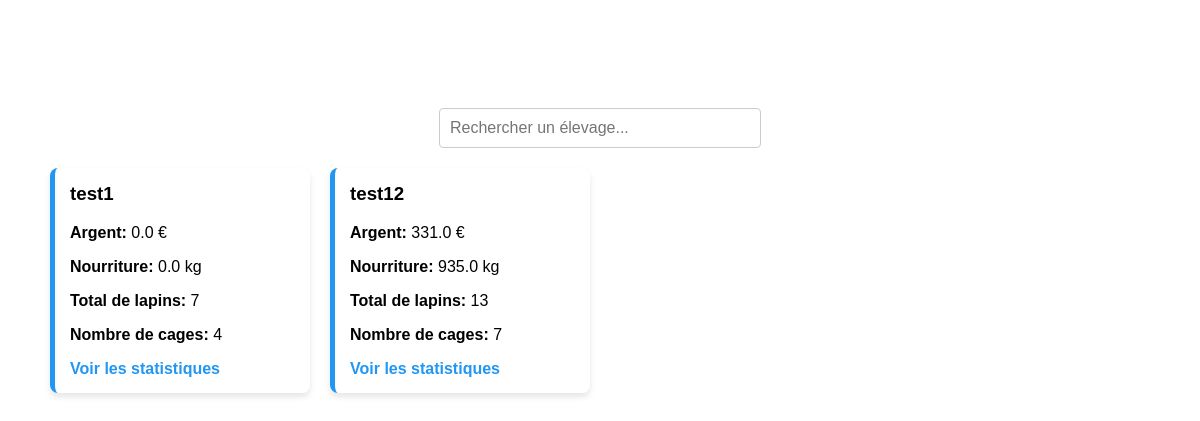
The page /jeu/rearings/ on the database as committed earlier.
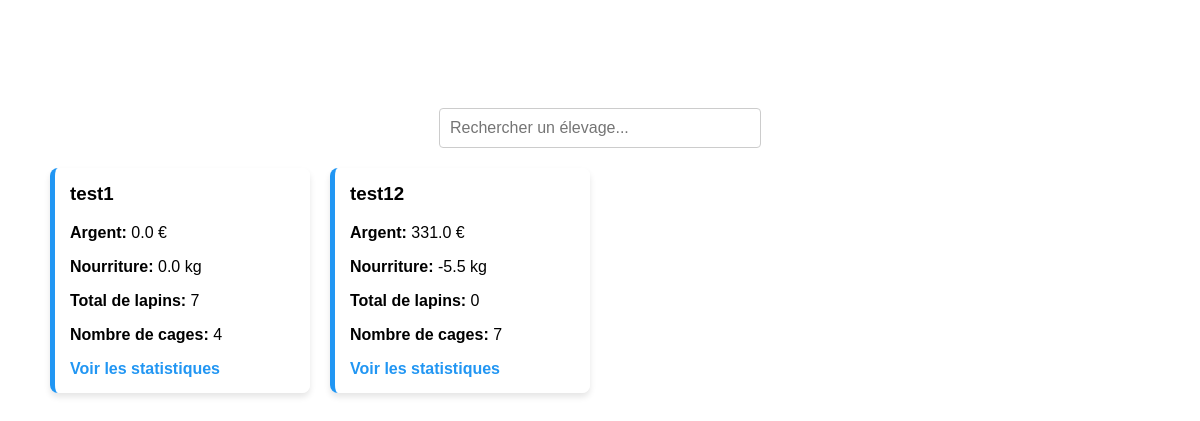
The same page on the database as committed later.
### jeu/models.py (models this page shows)
class Rearing(models.Model):
    rearing_name = models.CharField(max_length=20, unique=True)     # Attribut unique pour recuperer les elevages selon leur nom
    game = models.ForeignKey(Game, on_delete=models.CASCADE)        # Sers à compter le nombre de tour ( Rajouter des attributs de jeu si multijoueur)
    current_money = models.FloatField(default=0)
    current_food = models.FloatField(default=0)
    @property
    def total_rabbits(self):
        return Rabbit.objects.filter(cage__rearing=self).count()
    @property
    def total_cages(self):
        return self.cages.count()

### jeu/views.py (the view)
# urls.py: path('rearings/', views.all_rearings, name='all_rearings'),
def all_rearings(request):
    rearings = Rearing.objects.all()
    search_term = request.GET.get('search', '')
    if search_term:
        rearings = rearings.filter(rearing_name__icontains=search_term)
    return render(request, 'jeu/all_rearings.html', {
        'rearings': rearings,
        'search_term': search_term
    })

### jeu/templates/jeu/all_rearings.html (shortened to what this page needs)
<!DOCTYPE html>
{% load static %}
<html lang="fr">
<head>
    <link rel="stylesheet" href="{% static 'css/global.css' %}">
</head>
<body>
    <h1>Tous les élevages</h1>
    <div class="search-bar">
        <form method="get" action="{% url 'jeu:all_rearings' %}">
            <input type="text" name="search" value="{{ search_term }}" placeholder="Rechercher un élevage..." />
        </form>
    </div>
    <div class="rearing-list">
        {% for rearing in rearings %}
            <div class="rearing-card">
                <h3>{{ rearing.rearing_name }}</h3>
                <p><strong>Argent:</strong> {{ rearing.current_money }} €</p>
                <p><strong>Nourriture:</strong> {{ rearing.current_food }} kg</p>
                <p><strong>Total de lapins:</strong> {{ rearing.total_rabbits }}</p>
                <p><strong>Nombre de cages:</strong> {{ rearing.total_cages }}</p>
                <a href="{% url 'jeu:rearing_dashboard' rearing_name=rearing.rearing_name %}">Voir les statistiques</a>
            </div>
        {% empty %}
            <p>Aucun élevage trouvé.</p>
        {% endfor %}
    </div>
</body>
</html>

Rows that differ between the two databases and show on the page:
changed Rearing "test12": current_food "935.0" → "-5.5"; total_rabbits "13" → "0"
